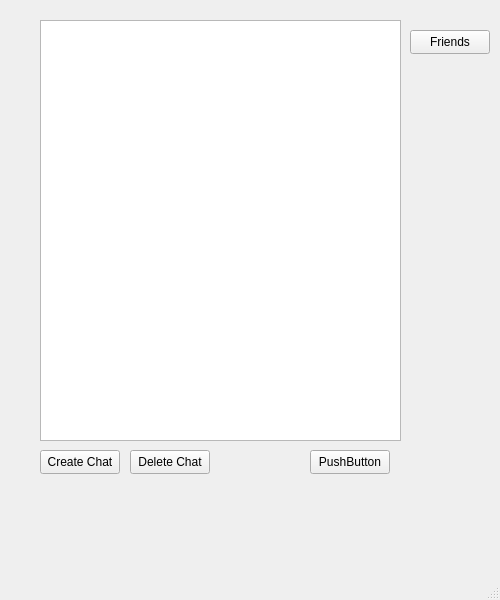
<?xml version="1.0" encoding="UTF-8"?>
<ui version="4.0">
 <class>MainWindow</class>
 <widget class="QMainWindow" name="MainWindow">
  <property name="geometry">
   <rect>
    <x>0</x>
    <y>0</y>
    <width>500</width>
    <height>600</height>
   </rect>
  </property>
  <property name="minimumSize">
   <size>
    <width>500</width>
    <height>600</height>
   </size>
  </property>
  <property name="maximumSize">
   <size>
    <width>500</width>
    <height>600</height>
   </size>
  </property>
  <property name="windowTitle">
   <string>MainWindow</string>
  </property>
  <widget class="QWidget" name="centralwidget">
   <widget class="QListWidget" name="chatListWidget">
    <property name="geometry">
     <rect>
      <x>40</x>
      <y>20</y>
      <width>361</width>
      <height>421</height>
     </rect>
    </property>
   </widget>
   <widget class="QPushButton" name="openChatButton">
    <property name="geometry">
     <rect>
      <x>310</x>
      <y>450</y>
      <width>80</width>
      <height>24</height>
     </rect>
    </property>
    <property name="text">
     <string>PushButton</string>
    </property>
   </widget>
   <widget class="QPushButton" name="deleteChatButton">
    <property name="geometry">
     <rect>
      <x>130</x>
      <y>450</y>
      <width>80</width>
      <height>24</height>
     </rect>
    </property>
    <property name="text">
     <string>Delete Chat</string>
    </property>
   </widget>
   <widget class="QPushButton" name="createChatButton">
    <property name="geometry">
     <rect>
      <x>40</x>
      <y>450</y>
      <width>80</width>
      <height>24</height>
     </rect>
    </property>
    <property name="text">
     <string>Create Chat</string>
    </property>
   </widget>
   <widget class="QPushButton" name="openFriendListButton">
    <property name="geometry">
     <rect>
      <x>410</x>
      <y>30</y>
      <width>80</width>
      <height>24</height>
     </rect>
    </property>
    <property name="text">
     <string>Friends</string>
    </property>
   </widget>
  </widget>
  <widget class="QMenuBar" name="menubar">
   <property name="geometry">
    <rect>
     <x>0</x>
     <y>0</y>
     <width>500</width>
     <height>21</height>
    </rect>
   </property>
  </widget>
  <widget class="QStatusBar" name="statusbar"/>
 </widget>
 <resources/>
 <connections/>
</ui>
